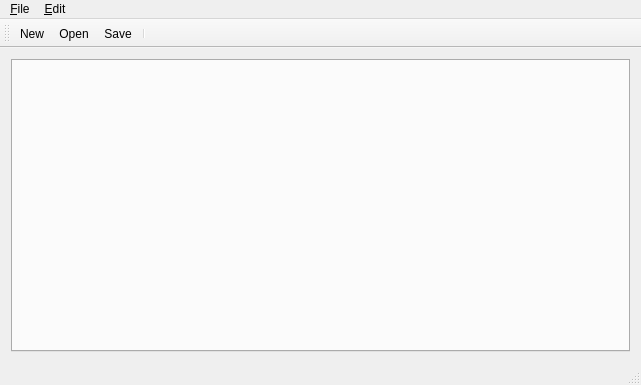
<?xml version="1.0" encoding="UTF-8"?>
<ui version="4.0">
 <class>MainWindow</class>
 <widget class="QMainWindow" name="MainWindow">
  <property name="geometry">
   <rect>
    <x>0</x>
    <y>0</y>
    <width>641</width>
    <height>385</height>
   </rect>
  </property>
  <property name="contextMenuPolicy">
   <enum>Qt::DefaultContextMenu</enum>
  </property>
  <property name="windowTitle">
   <string>MainWindow</string>
  </property>
  <property name="tabShape">
   <enum>QTabWidget::Rounded</enum>
  </property>
  <widget class="QWidget" name="centralWidget">
   <layout class="QVBoxLayout" name="verticalLayout">
    <item>
     <widget class="QTabWidget" name="tabWidget">
      <property name="enabled">
       <bool>true</bool>
      </property>
      <property name="contextMenuPolicy">
       <enum>Qt::DefaultContextMenu</enum>
      </property>
      <property name="currentIndex">
       <number>-1</number>
      </property>
     </widget>
    </item>
   </layout>
  </widget>
  <widget class="QMenuBar" name="menuBar">
   <property name="geometry">
    <rect>
     <x>0</x>
     <y>0</y>
     <width>641</width>
     <height>19</height>
    </rect>
   </property>
   <widget class="QMenu" name="menu_File">
    <property name="title">
     <string>&amp;File</string>
    </property>
    <addaction name="action_New"/>
    <addaction name="action_Open"/>
    <addaction name="separator"/>
    <addaction name="action_Save"/>
    <addaction name="actionSave_As"/>
    <addaction name="separator"/>
    <addaction name="action_Exit"/>
   </widget>
   <widget class="QMenu" name="menu_Edit">
    <property name="title">
     <string>&amp;Edit</string>
    </property>
    <addaction name="actionUndo"/>
    <addaction name="actionRedo"/>
    <addaction name="separator"/>
    <addaction name="actionRead_Only"/>
    <addaction name="actionEdit_Mode"/>
    <addaction name="separator"/>
    <addaction name="actionCut"/>
    <addaction name="actionCopy"/>
    <addaction name="actionPate"/>
   </widget>
   <addaction name="menu_File"/>
   <addaction name="menu_Edit"/>
  </widget>
  <widget class="QToolBar" name="mainToolBar">
   <attribute name="toolBarArea">
    <enum>TopToolBarArea</enum>
   </attribute>
   <attribute name="toolBarBreak">
    <bool>false</bool>
   </attribute>
   <addaction name="action_New"/>
   <addaction name="action_Open"/>
   <addaction name="action_Save"/>
   <addaction name="separator"/>
  </widget>
  <widget class="QStatusBar" name="statusBar"/>
  <action name="action_New">
   <property name="icon">
    <iconset resource="icon.qrc">
     <normaloff>:/images/icon/new.png</normaloff>:/images/icon/new.png</iconset>
   </property>
   <property name="text">
    <string>&amp;New</string>
   </property>
   <property name="shortcut">
    <string>Ctrl+N</string>
   </property>
  </action>
  <action name="action_Open">
   <property name="icon">
    <iconset resource="icon.qrc">
     <normaloff>:/images/icon/open.png</normaloff>:/images/icon/open.png</iconset>
   </property>
   <property name="text">
    <string>&amp;Open</string>
   </property>
   <property name="shortcut">
    <string>Ctrl+O</string>
   </property>
  </action>
  <action name="action_Save">
   <property name="icon">
    <iconset resource="icon.qrc">
     <normaloff>:/images/icon/save.png</normaloff>:/images/icon/save.png</iconset>
   </property>
   <property name="text">
    <string>&amp;Save</string>
   </property>
   <property name="shortcut">
    <string>Ctrl+S</string>
   </property>
  </action>
  <action name="actionSave_As">
   <property name="icon">
    <iconset resource="icon.qrc">
     <normaloff>:/images/icon/saveas.png</normaloff>:/images/icon/saveas.png</iconset>
   </property>
   <property name="text">
    <string>Save &amp;As</string>
   </property>
  </action>
  <action name="action_Exit">
   <property name="icon">
    <iconset resource="icon.qrc">
     <normaloff>:/images/icon/exit.png</normaloff>:/images/icon/exit.png</iconset>
   </property>
   <property name="text">
    <string>E&amp;xit</string>
   </property>
   <property name="shortcut">
    <string>Ctrl+Q</string>
   </property>
  </action>
  <action name="actionRead_Only">
   <property name="checkable">
    <bool>true</bool>
   </property>
   <property name="text">
    <string>Read Only</string>
   </property>
  </action>
  <action name="actionEdit_Mode">
   <property name="checkable">
    <bool>true</bool>
   </property>
   <property name="text">
    <string>Edit Mode</string>
   </property>
  </action>
  <action name="actionCopy">
   <property name="text">
    <string>Copy</string>
   </property>
  </action>
  <action name="actionPate">
   <property name="text">
    <string>Pate</string>
   </property>
  </action>
  <action name="actionCut">
   <property name="text">
    <string>Cut</string>
   </property>
  </action>
  <action name="actionUndo">
   <property name="text">
    <string>Undo</string>
   </property>
  </action>
  <action name="actionRedo">
   <property name="text">
    <string>Redo</string>
   </property>
  </action>
 </widget>
 <layoutdefault spacing="6" margin="11"/>
 <resources>
  <include location="icon.qrc"/>
 </resources>
 <connections/>
</ui>
